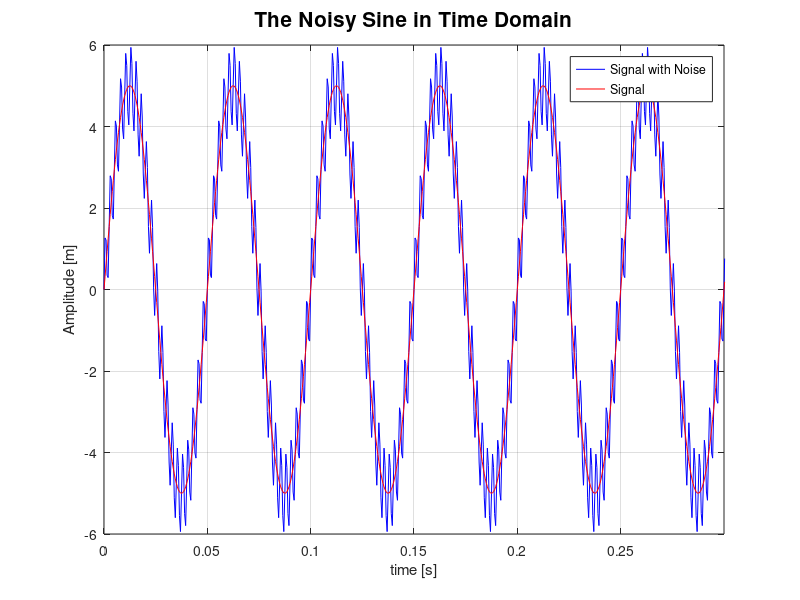
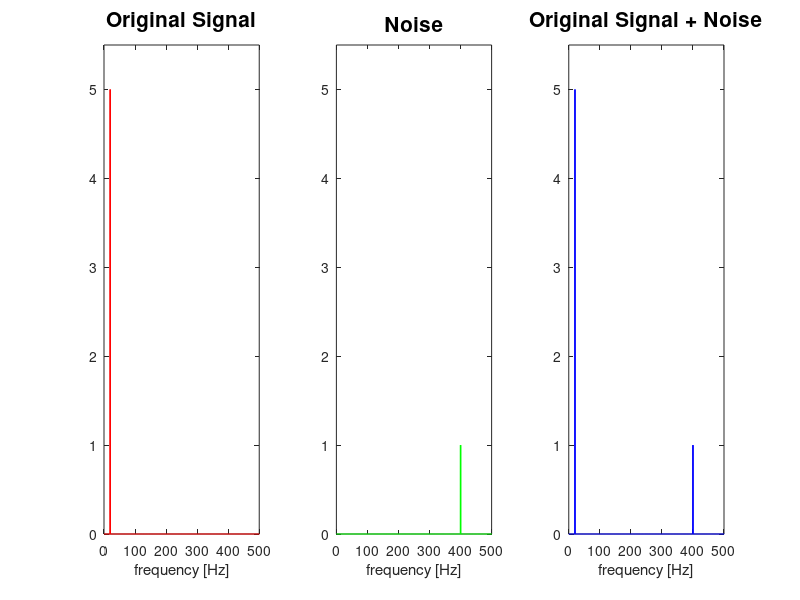

Here is the MATLAB script that generated these plots, in order:
% Please follow the instructions below by typing MATLAB code in this m-file.
% Subsequently, save the m-file in the format: 'Assignment_01_Yourlastname_Yourfirstname.m' 
% Finally, upload the assignment on Moodle. Good luck with (for many of you) your first MATLAB programming steps!

clear all;close all;clc

% If we were to create 10000 samples @ 2000Hz of a sine wave with amplitude 5m and frequency 20Hz,
% how many cycles of this sine wave would be in our sample? 

% --Answer: 
% sample frequency = 2000Hz,number of samples = 10000. 
% so the time of measurement is 5s.
% wave frequency = 20Hz.
% number of cycles = 5*20 = 100

% Create the samples in the form of the variable 'signal'. Make liberal use (cut-paste) of the script 'Example_Problems.m', which you can find in Moodle.
fs = 2000; % sample frequency (Hz)
N = 10000; % number of samples
t = (0:N-1)/fs; % time (seconds)
f_signal = 20; % signal fequency (Hz)
A_signal = 5; % signal amplitude (m)
signal = A_signal*sin(2*pi*f_signal*t);


% Add noise to the signal in the form of another sine wave with amplitude 1m and frequency 400Hz
% (Tip: First create the variable 'noise' containing only the noise-wave. Subsequently, add this noise to the original signal.)
f_noise = 400; % noise frequency (Hz)
A_noise = 1; % noise amplitude (m)
noise = A_noise*sin(2*pi*f_noise*t); % add higher frequency sine wave as noise
signal_with_noise = signal + noise; % original signal + noise
% plot the signal
figure(1);
subplot(1,1,1)
plot(t,signal_with_noise,'b',t,signal,'r','linewidth',0.015);
% since the frequency is too high, I restricted the range of t so that the
% wave shape will be clearer.
xlim([0,0.3]);
title('The Noisy Sine in Time Domain','fontsize',15);
xlabel('time [s]');
ylabel('Amplitude [m]');
legend('Signal with Noise','Signal');
grid;


% Perform a fast fourier transform of the signal and then plot the signal in the frequency domain.
% Can you recognise the frequencies of the signal and of the noise?
figure(2);
fft_signal = abs(fft(signal)/N); % compute the two-sided spectrum
fft_signal = 2*fft_signal(1:N/2+1); % then compute the sigle-sided spectrum
fft_noise = abs(fft(noise)/N);
fft_noise = 2*fft_noise(1:N/2+1);
fft_whole = abs(fft(signal_with_noise)/N);
fft_whole = 2*fft_whole(1:N/2+1);
freq = fs*(0:(N/2))/N; % define the range of frequency

subplot(1,3,1);
plot(freq, fft_signal,'r','linewidth',1); % plot the original signal in frequency domain
xlim([0, 500]);
ylim([0, 5.5]); % restrict the range of X and Y
title('Original Signal','fontsize',15);
xlabel('frequency [Hz]');

subplot(1,3,2);
plot(freq, fft_noise,'g','linewidth',1); % plot the noise in frequency domain
xlim([0, 500]);
ylim([0, 5.5]);
title('Noise','fontsize',15);
xlabel('frequency [Hz]');

subplot(1,3,3);
plot(freq, fft_whole,'b','linewidth',1); % plot the combined signal in frequency domain
xlim([0, 500]);
ylim([0, 5.5]);
title('Original Signal + Noise','fontsize',15);
xlabel('frequency [Hz]');

% After plotting the three signals, it is easy to identify which is the
% original signal and which is the noise. Because the frequency of the
% original signal is lower (20Hz). And the frequency of noise is higher
% (400Hz).